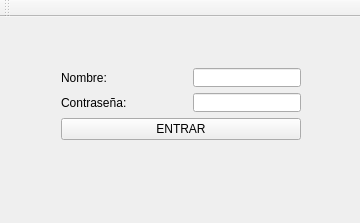
<?xml version="1.0" encoding="UTF-8"?>
<ui version="4.0">
 <class>VentanaInicial</class>
 <widget class="QMainWindow" name="VentanaInicial">
  <property name="geometry">
   <rect>
    <x>0</x>
    <y>0</y>
    <width>360</width>
    <height>223</height>
   </rect>
  </property>
  <property name="windowTitle">
   <string>Acceso a la aplicacion</string>
  </property>
  <property name="animated">
   <bool>true</bool>
  </property>
  <widget class="QWidget" name="centralWidget">
   <property name="enabled">
    <bool>true</bool>
   </property>
   <widget class="QWidget" name="">
    <property name="geometry">
     <rect>
      <x>50</x>
      <y>40</y>
      <width>262</width>
      <height>94</height>
     </rect>
    </property>
    <layout class="QVBoxLayout" name="verticalLayout_2">
     <item>
      <layout class="QVBoxLayout" name="verticalLayout">
       <item>
        <layout class="QHBoxLayout" name="horizontalLayout">
         <item>
          <widget class="QLabel" name="label">
           <property name="text">
            <string>Nombre:</string>
           </property>
          </widget>
         </item>
         <item>
          <spacer name="horizontalSpacer">
           <property name="orientation">
            <enum>Qt::Horizontal</enum>
           </property>
           <property name="sizeHint" stdset="0">
            <size>
             <width>40</width>
             <height>20</height>
            </size>
           </property>
          </spacer>
         </item>
         <item>
          <widget class="QLineEdit" name="lineEdit"/>
         </item>
        </layout>
       </item>
       <item>
        <layout class="QHBoxLayout" name="horizontalLayout_2">
         <item>
          <widget class="QLabel" name="label_2">
           <property name="text">
            <string>Contraseña:</string>
           </property>
          </widget>
         </item>
         <item>
          <spacer name="horizontalSpacer_2">
           <property name="orientation">
            <enum>Qt::Horizontal</enum>
           </property>
           <property name="sizeHint" stdset="0">
            <size>
             <width>40</width>
             <height>20</height>
            </size>
           </property>
          </spacer>
         </item>
         <item>
          <widget class="QLineEdit" name="lineEdit_2"/>
         </item>
        </layout>
       </item>
      </layout>
     </item>
     <item>
      <widget class="QPushButton" name="pushButton">
       <property name="text">
        <string>ENTRAR</string>
       </property>
      </widget>
     </item>
    </layout>
   </widget>
  </widget>
  <widget class="QToolBar" name="mainToolBar">
   <property name="enabled">
    <bool>true</bool>
   </property>
   <attribute name="toolBarArea">
    <enum>TopToolBarArea</enum>
   </attribute>
   <attribute name="toolBarBreak">
    <bool>false</bool>
   </attribute>
  </widget>
 </widget>
 <layoutdefault spacing="6" margin="11"/>
 <tabstops>
  <tabstop>lineEdit</tabstop>
  <tabstop>lineEdit_2</tabstop>
  <tabstop>pushButton</tabstop>
 </tabstops>
 <resources/>
 <connections/>
</ui>
